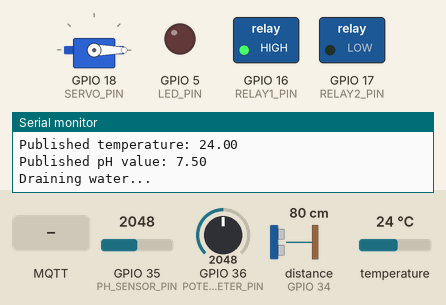
Simulated run of this sketch. Board: ESP32. Shown: servo, switched loads named in the sketch (green lamp = pin HIGH), output pins drawn as LEDs (lit = HIGH), the last lines printed to the serial monitor. Wiring (from diagram.json): ultrasonic range finder: trigger GPIO 32; echo GPIO 34. The inputs (shaded band) are chosen by the test bench; at power-on: distance to the obstacle (sensor on GPIO 34) 80 cm, GPIO 35 (PH_SENSOR_PIN) = 2048, GPIO 36 (POTETIOMETER_PIN) = 2048, temperature 24 °C (analog values on the 0–4095 scale). The echo pulse lasts 58.3 µs per cm; WiFi joins after 1.5 s; servers stay silent unless stated; no MQTT or app messages arrive unless stated; pins used as bus, display or sensor lines are not drawn.

Above: at 4.1 s.
4.2 s: MQTT message "FEED" arrives on the first subscribed topic
At 10.2 s:
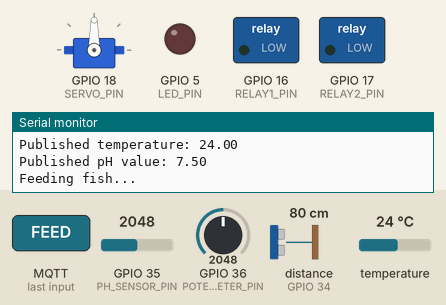
18.0 s: distance to the obstacle (sensor on GPIO 34) set to 33 cm
At 22.0 s:
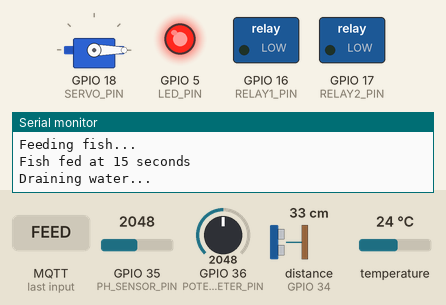
23.0 s: distance to the obstacle (sensor on GPIO 34) set to 27 cm
27.1 s: distance to the obstacle (sensor on GPIO 34) set to 23 cm
31.2 s: distance to the obstacle (sensor on GPIO 34) set to 18 cm
At 34.4 s:
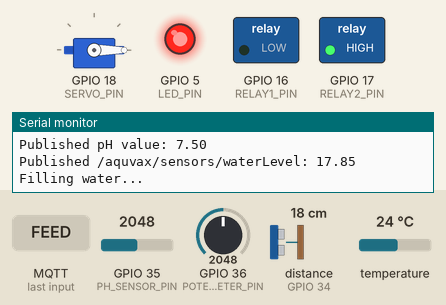
53.0 s: MQTT message "LED" arrives on the first subscribed topic
At 66.3 s:
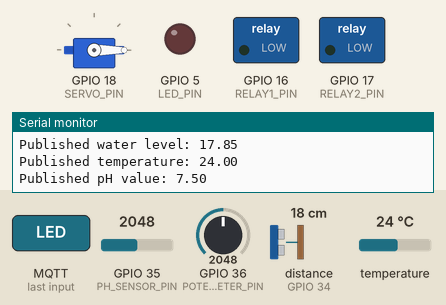
Timing chart, 0 to 75.0 s (numbered marks = the images above; inputs shaded):
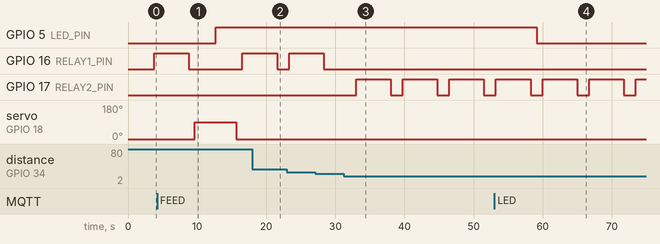

Measured:
- the behaviour switches between 21 and 20 cm on distance to the obstacle (sensor on GPIO 34) (found by bisection; images 2 and 3)
- after the input at 31.2 s, GPIO 17 (RELAY2_PIN): alternates HIGH for 5.0 s and LOW for 1.7 s, starting after 1.8 s
- after the input at 53.0 s, GPIO 5 (LED_PIN): HIGH → LOW after 6.1 s

The sketch:

sketch.ino
```cpp
#include <WiFi.h>
#include <PubSubClient.h>
#include <OneWire.h>
#include <DallasTemperature.h>
#include <ESP32Servo.h>

// Wi-Fi credentials
const char* ssid = "Wokwi-GUEST";
const char* password = "";

// MQTT broker details
const char* mqttServer = "test.mosquitto.org";
const int mqttPort = 1883;

WiFiClient espClient;
PubSubClient client(espClient);

// GPIO Pins
#define TEMP_SENSOR_PIN 33
#define ULTRASONIC_TRIG_PIN 32
#define ULTRASONIC_ECHO_PIN 34
#define PH_SENSOR_PIN 35
#define SERVO_PIN 18
#define RELAY1_PIN 16
#define RELAY2_PIN 17
#define LED_PIN 5
#define POTETIOMETER_PIN 36

// Ultrasonic sensor variables
long duration;
float waterLevel;
float lastWaterLevel = 0;
const float minWaterLevel = 20.0;
const float maxWaterLevel = 30.0;
const float waterLevelThreshold = 0.5; // Threshold for publishing changes

// Temperature sensor setup
OneWire oneWire(TEMP_SENSOR_PIN);
DallasTemperature sensors(&oneWire);
float temperature;
float lastTemperature = 0;
const float temperatureThreshold = 0.2; // Threshold for publishing changes

// pH sensor variables
float pHValue;
float lastPHValue = 0;
const float minPH = 6.8;
const float maxPH = 7.8;
const float pHThreshold = 0.1; // Threshold for publishing changes

// Feeding system variables
unsigned long lastFeedTime = 0;
const unsigned long feedInterval = 6 * 60 * 60 * 1000; // 6 hours

// LED control variables
bool isNight = false;
bool ledState = false;

// Loop timing control
unsigned long lastSensorReadTime = 0;
const unsigned long sensorReadInterval = 1000; // Read sensors every second

// Servo object
Servo servoMotor;

// Function prototypes
void setupWiFi();
void callback(char* topic, byte* payload, unsigned int length);
void readAndPublishSensorData(bool forcePublish = false); // Fixed prototype with default parameter
void publishSensorValue(const char* topic, float value, float &lastValue, float threshold); // Fixed prototype with reference
void managePH();
void manageWaterLevel();
void feedFish(bool overrideTimer = false);
void manageLED();

void setup() {
  Serial.begin(115200);

  // Initialize GPIOs
  pinMode(ULTRASONIC_TRIG_PIN, OUTPUT);
  pinMode(ULTRASONIC_ECHO_PIN, INPUT);
  pinMode(RELAY1_PIN, OUTPUT);
  pinMode(RELAY2_PIN, OUTPUT);
  pinMode(LED_PIN, OUTPUT);

  // Ensure relays are initially off
  digitalWrite(RELAY1_PIN, LOW);
  digitalWrite(RELAY2_PIN, LOW);

  // Set ADC resolution to 12 bits (0-4095)
  analogReadResolution(12);

  // Set ADC attenuation to 11db to handle higher voltages (0-3.3V)
  analogSetAttenuation(ADC_11db);

  // Initialize Servo
  servoMotor.attach(SERVO_PIN);
  servoMotor.write(0); // Initial position

  setupWiFi();

  // Initialize MQTT
  client.setServer(mqttServer, mqttPort);
  client.setCallback(callback);

  while (!client.connected()) {
    Serial.println("Connecting to MQTT...");
    if (client.connect("ESP32_aquvax")) {
      Serial.println("Connected to MQTT!");
      client.subscribe("/aquvax/commands");
    } else {
      Serial.print("Failed, rc=");
      Serial.print(client.state());
      Serial.println(" Try again in 5 seconds");
      delay(5000);
    }
  }

  // Initialize temperature sensor
  sensors.begin();

  // Initial read and publish of all sensor values
  readAndPublishSensorData(true);
}

void loop() {
  client.loop();  // Keep MQTT connection alive

  // Read sensors more frequently to detect changes
  if (millis() - lastSensorReadTime >= sensorReadInterval) {
    lastSensorReadTime = millis();

    // Read and publish sensor data if values have changed
    readAndPublishSensorData();

    // Manage pH and water level
    managePH();
    manageWaterLevel();

    // Check feeding time
    feedFish();

    // Manage LED lighting
    manageLED();
  }
}

void setupWiFi() {
  delay(10);
  Serial.println("Connecting to WiFi...");
  WiFi.begin(ssid, password);
  while (WiFi.status() != WL_CONNECTED) {
    delay(1000);
    Serial.print(".");
  }
  Serial.println("\nConnected to WiFi");
}

void callback(char* topic, byte* payload, unsigned int length) {
  String command;
  for (int i = 0; i < length; i++) {
    command += (char)payload[i];
  }

  Serial.println("MQTT Command Received: " + command);

  if (command == "FEED") {
    // Pass true to override the timer check
    feedFish(true);
    // Publish confirmation
    client.publish("/aquvax/status", "Fish fed manually");
  } else if (command == "LED") {
    // Toggle LED state
    ledState = !ledState; // Flip the state
    digitalWrite(LED_PIN, ledState ? HIGH : LOW); // Set LED to new state
    Serial.println(ledState ? "LED turned ON via MQTT" : "LED turned OFF via MQTT");
    // Publish confirmation
    client.publish("/aquvax/status", ledState ? "LED turned ON" : "LED turned OFF");
  }
}

// The function to map float values
float floatMap(float value, float in_min, float in_max, float out_min, float out_max) {
  return (value - in_min) * (out_max - out_min) / (in_max - in_min) + out_min;
}

// Helper function to determine if a value has changed enough to publish
void publishSensorValue(const char* topic, float value, float &lastValue, float threshold) {
  // Check if value has changed more than the threshold or this is the first reading
  if (abs(value - lastValue) >= threshold || lastValue == 0) {
    client.publish(topic, String(value).c_str());
    Serial.println("Published " + String(topic) + ": " + String(value));
    lastValue = value; // Update the last value
  }
}

void readAndPublishSensorData(bool forcePublish) {
  // Measure water level
  digitalWrite(ULTRASONIC_TRIG_PIN, LOW);
  delayMicroseconds(2);
  digitalWrite(ULTRASONIC_TRIG_PIN, HIGH);
  delayMicroseconds(10);
  digitalWrite(ULTRASONIC_TRIG_PIN, LOW);
  duration = pulseIn(ULTRASONIC_ECHO_PIN, HIGH);
  waterLevel = (duration * 0.034) / 2;

  // Measure temperature
  sensors.requestTemperatures();
  delay(100);
  temperature = sensors.getTempCByIndex(0);

  // Measure pH - Use the global variable instead of redeclaring
  int analogValue = analogRead(POTETIOMETER_PIN); // Read raw analog value
  pHValue = floatMap(analogValue, 0, 4095, 1.0, 14.0);

  // Also read from the pH sensor chip
  int readVal = analogRead(PH_SENSOR_PIN);
  float voltage = readVal * (3.3 / 4095.0);
  float sensorPHValue = (3.5 - voltage) / 0.17;

  // Publish sensor data if values have changed significantly or forced
  if (forcePublish) {
    // Force publish all values (first reading or on demand)
  client.publish("/aquvax/sensors/waterLevel", String(waterLevel).c_str());
  Serial.println("Published water level: " + String(waterLevel));

  client.publish("/aquvax/sensors/temperature", String(temperature).c_str());
  Serial.println("Published temperature: " + String(temperature));

  client.publish("/aquvax/sensors/pH", String(pHValue).c_str());
  Serial.println("Published pH value: " + String(pHValue));

    // Update last values
    lastWaterLevel = waterLevel;
    lastTemperature = temperature;
    lastPHValue = pHValue;
  } else {
    // Publish only changed values
    publishSensorValue("/aquvax/sensors/waterLevel", waterLevel, lastWaterLevel, waterLevelThreshold);
    publishSensorValue("/aquvax/sensors/temperature", temperature, lastTemperature, temperatureThreshold);
    publishSensorValue("/aquvax/sensors/pH", pHValue, lastPHValue, pHThreshold);
  }
}

void managePH() {
  if (pHValue < minPH || pHValue > maxPH) {
    Serial.println("Adjusting pH...");
    digitalWrite(RELAY1_PIN, HIGH); // Turn on pH control pump
    delay(5000);
    digitalWrite(RELAY1_PIN, LOW); // Turn off pump

    // Force a new reading and publish after adjustment
    readAndPublishSensorData(true);
  }
}

void manageWaterLevel() {
  if (waterLevel < minWaterLevel) {
    Serial.println("Filling water...");
    digitalWrite(RELAY2_PIN, HIGH); // Use RELAY2 for water filling
    delay(5000);
    digitalWrite(RELAY2_PIN, LOW);

    // Force a new reading and publish after filling
    readAndPublishSensorData(true);
  } else if (waterLevel > maxWaterLevel) {
    Serial.println("Draining water...");
    // Make sure pH control isn't active
    unsigned long drainStartTime = millis();
    // Wait for a moment if pH control was recently active
    while (millis() - drainStartTime < 2000 && digitalRead(RELAY1_PIN) == HIGH) {
      delay(100);
    }
    digitalWrite(RELAY1_PIN, HIGH); // Use RELAY1 for draining
    delay(5000);
    digitalWrite(RELAY1_PIN, LOW);

    // Force a new reading and publish after draining
    readAndPublishSensorData(true);
  }
}

void feedFish(bool overrideTimer) {
  // Check if it's time to feed or if manual override is requested
  if (overrideTimer || millis() - lastFeedTime >= feedInterval || lastFeedTime == 0) {
    Serial.println("Feeding fish...");

    // Move servo to 90° position (open feeder)
    servoMotor.write(90);
    delay(3000);

    // Move servo back to 0° position (close feeder)
    servoMotor.write(0);

    // Update last feed time
    lastFeedTime = millis();

    // Log the feeding event
    Serial.println("Fish fed at " + String(millis() / 1000) + " seconds");

    // Publish feeding status
    client.publish("/aquvax/status/feeding", "Fish fed");
  }
}

void manageLED() {
  // This is a simple simulation of day/night cycle
  // In a real application, you would use an RTC module for accurate time
  unsigned long timeInSeconds = millis() / 1000;
  unsigned long secondsInDay = 86400; // 24 hours in seconds
  unsigned long secondsInCurrentDay = timeInSeconds % secondsInDay;
  int currentHour = (secondsInCurrentDay / 3600) % 24;

  // Set night hours (6 PM to 6 AM)
  bool shouldBeNight = (currentHour >= 18 || currentHour < 6);

  // Only toggle if there's a change
  if (shouldBeNight != isNight) {
    isNight = shouldBeNight;
    ledState = isNight;
    digitalWrite(LED_PIN, ledState ? HIGH : LOW);
    Serial.println(ledState ? "LED turned ON for night" : "LED turned OFF for daytime");

    // Publish LED status change
    client.publish("/aquvax/status/lighting", ledState ? "Night mode ON" : "Day mode ON");
  }
}
```

ph-sensor.chip.c
```cpp
// pH Sensor Chip implementation in C
// Filename: ph-sensor.chip.c

#include <stdint.h>
#include <stdbool.h>
#include <stdlib.h>
#include <stdio.h>
#include <string.h>
#include <math.h>

// Define ADC parameters
#define VOLTAGE_REF 3.3
#define ADC_RESOLUTION 4095

// Chip pin definitions
enum {
  PIN_VCC,
  PIN_GND,
  PIN_DATA,
  PIN_COUNT
};

// Chip state
typedef struct {
  double ph_value;
  uint32_t adc_output;
} chip_state_t;

// Global state
static chip_state_t state = {
  .ph_value = 7.0,
  .adc_output = 0
};

// Update the ADC output based on pH value
static void update_adc_output() {
  // pH to voltage conversion (pH 7 = 2.5V, each pH unit = ~0.17V change)
  double voltage = 3.5 - (state.ph_value * 0.17);

  // Voltage to ADC value
  state.adc_output = (uint32_t)round((voltage / VOLTAGE_REF) * ADC_RESOLUTION);

  // Clamp to valid range
  if (state.adc_output > ADC_RESOLUTION) {
    state.adc_output = ADC_RESOLUTION;
  }
}

// Called when the chip is created
void chip_init() {
  printf("pH Sensor initialized with pH = %.1f\n", state.ph_value);
  update_adc_output();
}

// Called when a control value changes (pH slider)
bool chip_set_control(const char *name, double value) {
  if (strcmp(name, "ph-value") == 0) {
    // Clamp pH to valid range
    if (value < 0) value = 0;
    if (value > 14) value = 14;

    state.ph_value = value;
    update_adc_output();

    printf("pH changed to %.1f, ADC output: %u\n", state.ph_value, state.adc_output);
    return true;
  }
  return false;
}

// Called to get the value of a pin
uint32_t chip_pin_value(uint8_t pin) {
  if (pin == PIN_DATA) {
    return state.adc_output;
  }
  return 0;
}

// Called when a digital pin value changes (not used for this sensor)
void chip_on_pin_change(uint8_t pin, uint32_t value) {
  // This sensor doesn't have input pins that affect its behavior
}

// Define the pin mode (analog or digital)
uint8_t chip_pin_mode(uint8_t pin) {
  if (pin == PIN_DATA) {
    return 2; // 2 = analog output
  }
  return 0; // 0 = digital
}
```
